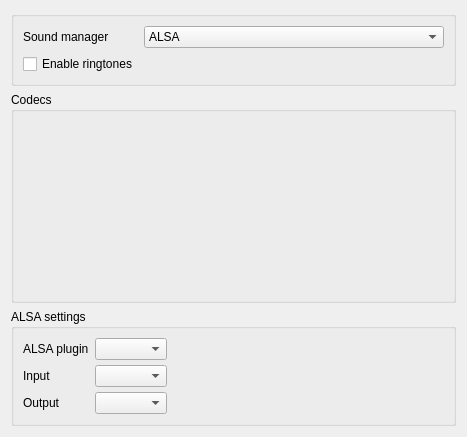
<?xml version="1.0" encoding="UTF-8"?>
<ui version="4.0">
 <class>DlgAudioBase</class>
 <widget class="QWidget" name="DlgAudioBase">
  <property name="geometry">
   <rect>
    <x>0</x>
    <y>0</y>
    <width>467</width>
    <height>437</height>
   </rect>
  </property>
  <property name="windowTitle">
   <string notr="true">Form</string>
  </property>
  <layout class="QVBoxLayout" name="verticalLayout">
   <item>
    <widget class="QGroupBox" name="groupBox1_audio">
     <property name="mouseTracking">
      <bool>false</bool>
     </property>
     <property name="title">
      <string/>
     </property>
     <layout class="QFormLayout" name="formLayout_3">
      <property name="fieldGrowthPolicy">
       <enum>QFormLayout::AllNonFixedFieldsGrow</enum>
      </property>
      <item row="0" column="0">
       <widget class="QLabel" name="label_interface">
        <property name="text">
         <string>Sound manager</string>
        </property>
        <property name="buddy">
         <cstring>kcfg_interface</cstring>
        </property>
       </widget>
      </item>
      <item row="0" column="1">
       <widget class="KComboBox" name="kcfg_interface">
        <item>
         <property name="text">
          <string>ALSA</string>
         </property>
        </item>
        <item>
         <property name="text">
          <string>PulseAudio</string>
         </property>
        </item>
       </widget>
      </item>
      <item row="2" column="0">
       <widget class="QCheckBox" name="kcfg_enableRingtones">
        <property name="text">
         <string>Enable ringtones</string>
        </property>
       </widget>
      </item>
      <item row="2" column="1">
       <widget class="KUrlRequester" name="KUrlRequester_ringtone">
        <property name="filter">
         <string notr="true">*.ul *.au *.wav</string>
        </property>
       </widget>
      </item>
     </layout>
    </widget>
   </item>
   <item>
    <widget class="QGroupBox" name="groupBox2_codecs">
     <property name="sizePolicy">
      <sizepolicy hsizetype="Preferred" vsizetype="Expanding">
       <horstretch>0</horstretch>
       <verstretch>0</verstretch>
      </sizepolicy>
     </property>
     <property name="title">
      <string>Codecs</string>
     </property>
     <layout class="QHBoxLayout" name="horizontalLayout">
      <property name="spacing">
       <number>-1</number>
      </property>
      <property name="leftMargin">
       <number>5</number>
      </property>
      <property name="topMargin">
       <number>2</number>
      </property>
      <property name="rightMargin">
       <number>5</number>
      </property>
      <property name="bottomMargin">
       <number>2</number>
      </property>
      <item>
       <widget class="SortableCodecListWidget" name="sortableCodecList" native="true"/>
      </item>
     </layout>
    </widget>
   </item>
   <item>
    <widget class="QStackedWidget" name="stackedWidget_interfaceSpecificSettings">
     <property name="sizePolicy">
      <sizepolicy hsizetype="Preferred" vsizetype="Fixed">
       <horstretch>0</horstretch>
       <verstretch>0</verstretch>
      </sizepolicy>
     </property>
     <property name="currentIndex">
      <number>0</number>
     </property>
     <widget class="QWidget" name="page1_alsa">
      <layout class="QVBoxLayout" name="verticalLayout_20">
       <property name="margin">
        <number>0</number>
       </property>
       <item>
        <widget class="QGroupBox" name="groupBox_alsa">
         <property name="title">
          <string>ALSA settings</string>
         </property>
         <layout class="QFormLayout" name="formLayout_4">
          <property name="fieldGrowthPolicy">
           <enum>QFormLayout::ExpandingFieldsGrow</enum>
          </property>
          <property name="verticalSpacing">
           <number>5</number>
          </property>
          <property name="leftMargin">
           <number>9</number>
          </property>
          <item row="0" column="0">
           <widget class="QLabel" name="label1_alsaPugin">
            <property name="text">
             <string>ALSA plugin</string>
            </property>
            <property name="buddy">
             <cstring>box_alsaPlugin</cstring>
            </property>
           </widget>
          </item>
          <item row="0" column="1">
           <widget class="KComboBox" name="box_alsaPlugin">
            <property name="sizeAdjustPolicy">
             <enum>QComboBox::AdjustToContents</enum>
            </property>
           </widget>
          </item>
          <item row="2" column="0">
           <widget class="QLabel" name="label2_in">
            <property name="text">
             <string>Input</string>
            </property>
            <property name="buddy">
             <cstring>kcfg_alsaInputDevice</cstring>
            </property>
           </widget>
          </item>
          <item row="2" column="1">
           <widget class="KComboBox" name="kcfg_alsaInputDevice">
            <property name="sizeAdjustPolicy">
             <enum>QComboBox::AdjustToContents</enum>
            </property>
           </widget>
          </item>
          <item row="4" column="0">
           <widget class="QLabel" name="label3_out">
            <property name="text">
             <string>Output</string>
            </property>
            <property name="buddy">
             <cstring>kcfg_alsaOutputDevice</cstring>
            </property>
           </widget>
          </item>
          <item row="4" column="1">
           <widget class="KComboBox" name="kcfg_alsaOutputDevice">
            <property name="sizeAdjustPolicy">
             <enum>QComboBox::AdjustToContents</enum>
            </property>
           </widget>
          </item>
         </layout>
        </widget>
       </item>
      </layout>
     </widget>
     <widget class="QWidget" name="page2_pulseAudio">
      <layout class="QVBoxLayout" name="verticalLayout_7">
       <item>
        <widget class="QGroupBox" name="groupBox_pulseAudio">
         <property name="sizePolicy">
          <sizepolicy hsizetype="Expanding" vsizetype="Expanding">
           <horstretch>0</horstretch>
           <verstretch>0</verstretch>
          </sizepolicy>
         </property>
         <property name="title">
          <string>PulseAudio settings</string>
         </property>
         <layout class="QFormLayout" name="formLayout_11">
          <property name="fieldGrowthPolicy">
           <enum>QFormLayout::ExpandingFieldsGrow</enum>
          </property>
          <item row="0" column="0">
           <widget class="QCheckBox" name="kcfg_pulseAudioVolumeAlter">
            <property name="text">
             <string>Mute other applications during a call</string>
            </property>
           </widget>
          </item>
         </layout>
        </widget>
       </item>
      </layout>
     </widget>
    </widget>
   </item>
  </layout>
 </widget>
 <customwidgets>
  <customwidget>
   <class>KComboBox</class>
   <extends>QComboBox</extends>
   <header>kcombobox.h</header>
  </customwidget>
  <customwidget>
   <class>KUrlRequester</class>
   <extends>QFrame</extends>
   <header>kurlrequester.h</header>
  </customwidget>
  <customwidget>
   <class>SortableCodecListWidget</class>
   <extends>QWidget</extends>
   <header>SortableCodecListWidget.h</header>
   <container>1</container>
  </customwidget>
 </customwidgets>
 <resources/>
 <connections>
  <connection>
   <sender>kcfg_interface</sender>
   <signal>currentIndexChanged(int)</signal>
   <receiver>stackedWidget_interfaceSpecificSettings</receiver>
   <slot>setCurrentIndex(int)</slot>
   <hints>
    <hint type="sourcelabel">
     <x>215</x>
     <y>31</y>
    </hint>
    <hint type="destinationlabel">
     <x>442</x>
     <y>337</y>
    </hint>
   </hints>
  </connection>
 </connections>
</ui>
